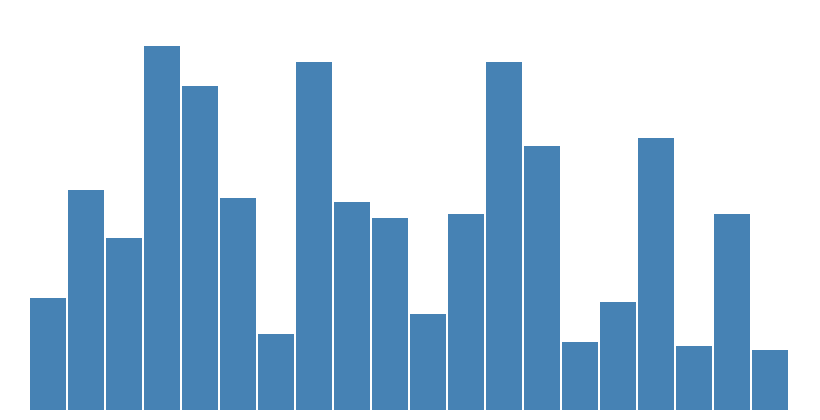

Express this chart as Vega-Lite.
### Vega specification from a JSON file in a GitHub repository (floating-point values rounded to 4 significant figures)
{"$schema": "https://vega.github.io/schema/vega/v5.json", "width": 400, "height": 200, "padding": 5, "data": [{"name": "table", "values": [{"u": 1, "v": 28}, {"u": 2, "v": 55}, {"u": 3, "v": 43}, {"u": 4, "v": 91}, {"u": 5, "v": 81}, {"u": 6, "v": 53}, {"u": 7, "v": 19}, {"u": 8, "v": 87}, {"u": 9, "v": 52}, {"u": 10, "v": 48}, {"u": 11, "v": 24}, {"u": 12, "v": 49}, {"u": 13, "v": 87}, {"u": 14, "v": 66}, {"u": 15, "v": 17}, {"u": 16, "v": 27}, {"u": 17, "v": 68}, {"u": 18, "v": 16}, {"u": 19, "v": 49}, {"u": 20, "v": 15}]}], "scales": [{"name": "xscale", "type": "band", "range": "width", "padding": 0.05, "round": true, "domain": {"data": "table", "field": "u"}}, {"name": "yscale", "type": "linear", "range": "height", "domain": {"data": "table", "field": "v"}, "zero": true, "nice": true}], "marks": [{"type": "rect", "from": {"data": "table"}, "encode": {"enter": {"x": {"scale": "xscale", "field": "u"}, "width": {"scale": "xscale", "band": 1}, "y": {"scale": "yscale", "field": "v"}, "y2": {"scale": "yscale", "value": 0}}, "update": {"fill": {"value": "steelblue"}}, "hover": {"fill": {"value": "red"}}}}]}
